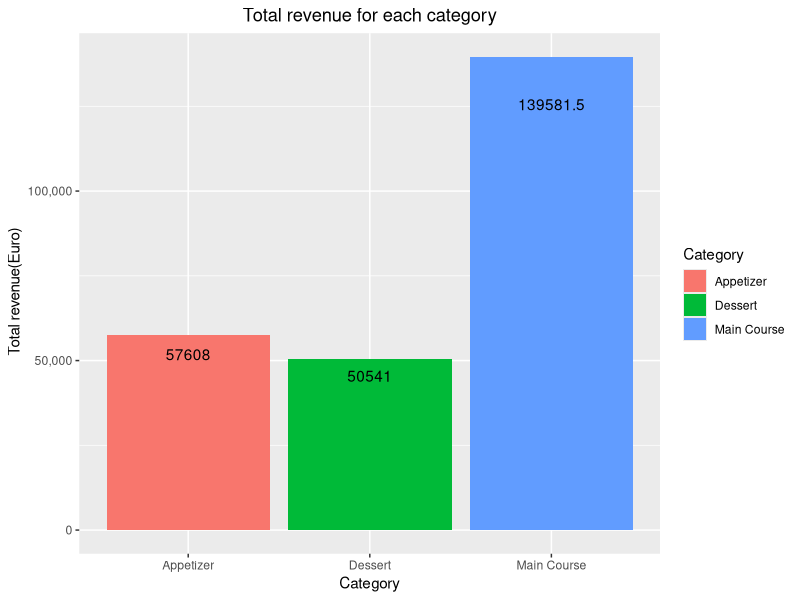
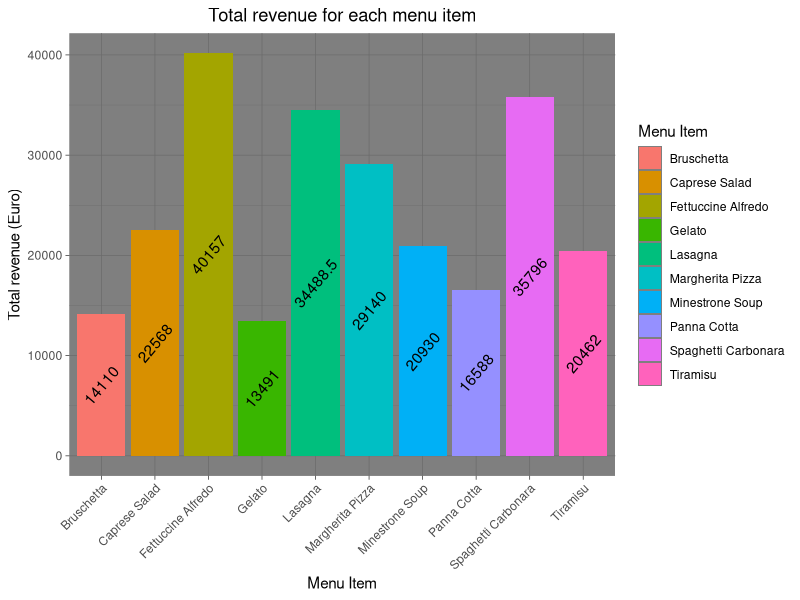
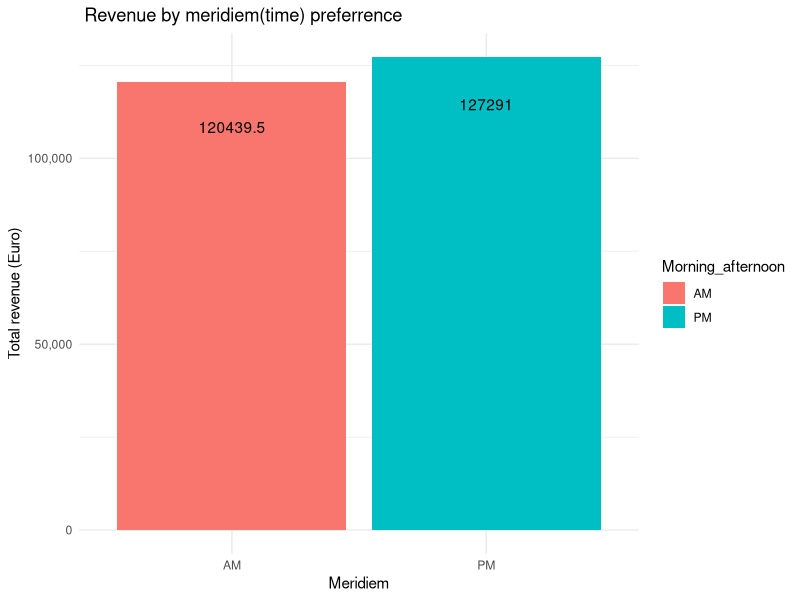
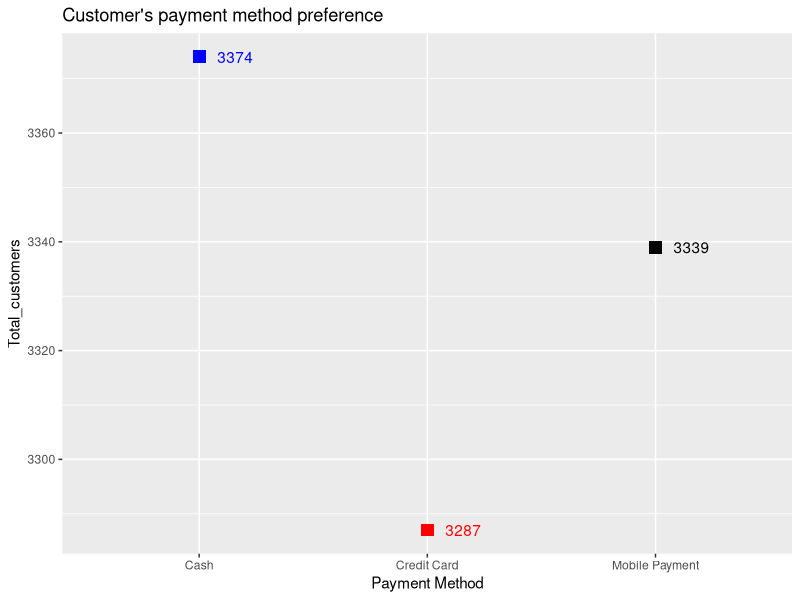
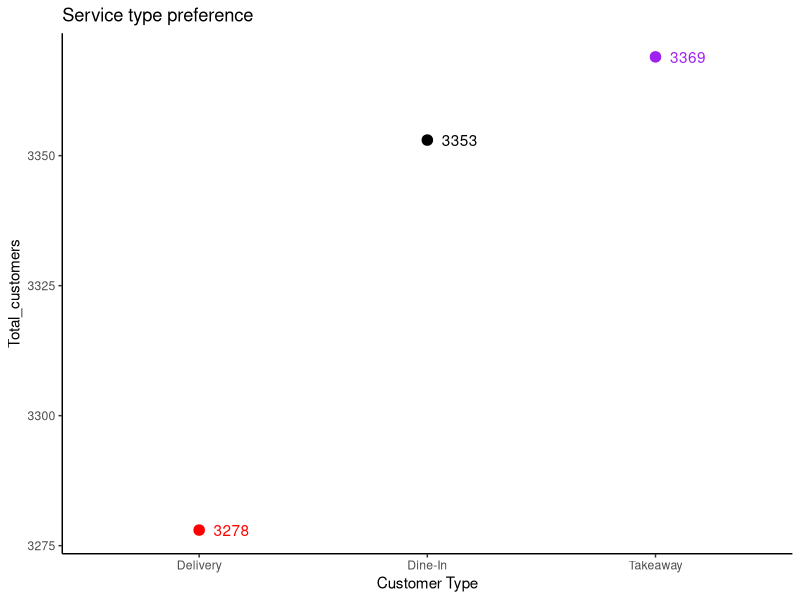
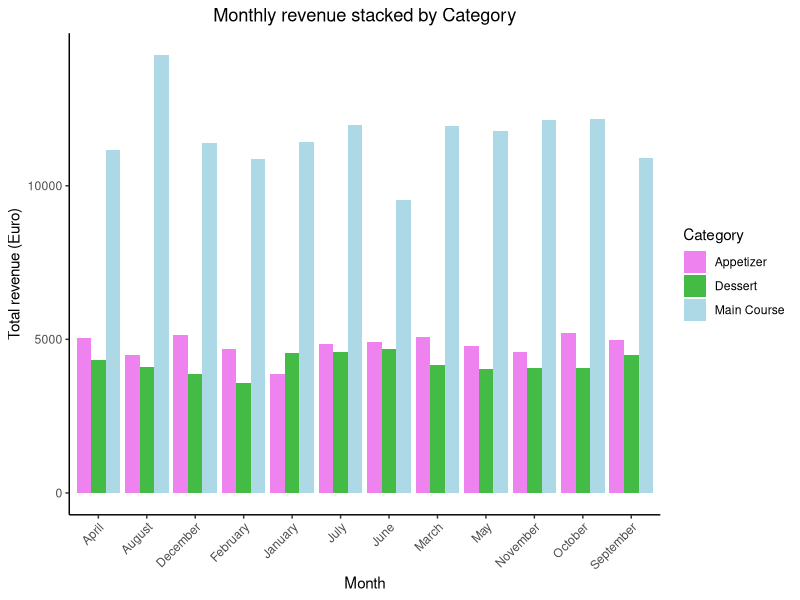
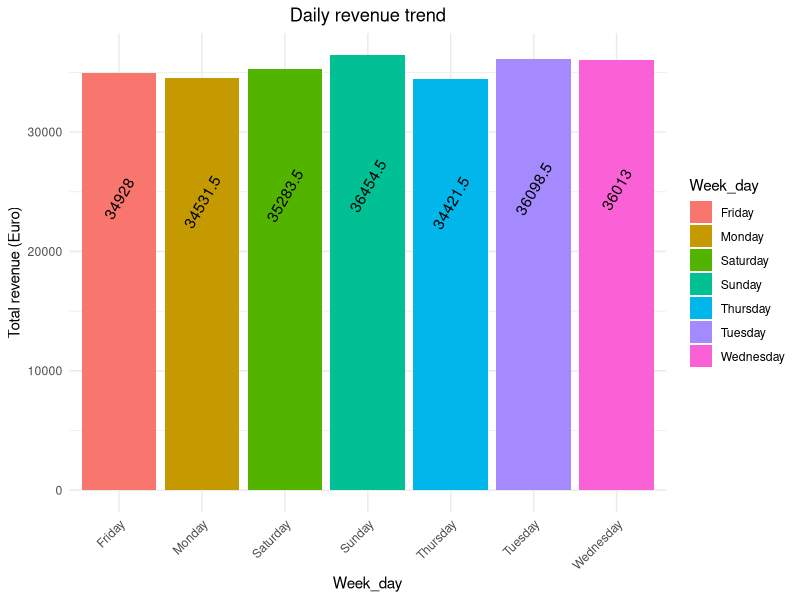

These charts were generated, in order, by the following R code:
## ---- chunk 1
knitr::opts_chunk$set(echo = TRUE)
## ---- chunk 2

library(readr)
library(tidyverse)
library(readxl)
library(sqldf)
library(stringr)
library(knitr)


data <-read_excel('Italian_resteurant_dataset.xlsx')

# Filtering data 

data$Date<-as.Date(data$Date)

data <-data %>%mutate(Morning_afternoon=str_extract(Time,'AM|PM'),Month=months.Date(Date),
                       Week_day=weekdays(Date))%>%select(-c(Date,Time))


mat <-matrix(0,nrow = 3,ncol = 2)
mat[,1]<-c('Price','Revenue','Quantity purchased')
mat[,2]<-c(mean(data$`Price (per item)`),mean(data$Revenue),mean(data$Quantity))
colnames(mat)<- c('-','Average')
kable(mat)
####
print('Total revenue for each Category')

revenue_by_category <- data %>% select(Category,`Price (per item)`,Revenue,Quantity) %>%
  group_by(Category) %>% summarise(Average_price=mean(`Price (per item)`),Total_customers=length(Category),
  Total_quantity=sum(Quantity) ,Total_revenue=sum(Revenue)) %>% arrange(desc(Total_revenue))
kable(revenue_by_category)

revenue_by_category %>% ggplot(aes(x=Category,y=Total_revenue)) + geom_bar(stat='Identity',
aes(fill = Category)) + scale_y_continuous(labels =scales::comma ) + 
  geom_text(aes(label = Total_revenue),position = position_stack(vjust=0.9)) + 
  labs(title = 'Total revenue for each category', y=' Total revenue(Euro)') + 
  theme(plot.title = element_text(hjust = 0.5))    

####
## ---- chunk 3

Revenue_per_category_by_menu_item <- data %>% select(Category,Quantity,`Menu Item`,Revenue)%>%
  group_by(Category,`Menu Item`) %>% summarise(Total_customers=length(`Menu Item`),                    Total_quantity=sum(Quantity),Total_Revenue=sum(Revenue))

kable(Revenue_per_category_by_menu_item)

Revenue_per_category_by_menu_item %>% ggplot(aes(x=`Menu Item`,y=Total_Revenue,fill = `Menu Item`)) +
  geom_bar(stat='Identity') +labs(title = 'Total revenue for each menu item',y= 'Total revenue (Euro)') + geom_text(aes(label=Total_Revenue),angle=50,position = position_stack(vjust=0.5)) +
  theme_dark()+theme(axis.text.x = element_text(angle = 45,hjust=1),
                     plot.title = element_text(hjust = 0.5))

####
## ---- chunk 4
customer_preferred_time <- data%>% select(Morning_afternoon,Revenue) %>%
  group_by(Morning_afternoon)%>%
summarise(Total_customers=length(Morning_afternoon),Revenue=sum(Revenue))

kable(customer_preferred_time)

customer_preferred_time %>% ggplot(aes(x=Morning_afternoon,y=Revenue,fill = Morning_afternoon)) +
  geom_bar(stat='Identity') + labs(title = ' Revenue by meridiem(time) preferrence ', 
  y='Total revenue (Euro)',x='Meridiem') + geom_text(aes(label = Revenue),
 position = position_stack(vjust=0.9)) + scale_y_continuous(labels = scales::comma) +theme_minimal()


#### 
## ---- chunk 5
payment_preference<- data%>% select(`Payment Method`) %>%group_by(`Payment Method`) %>%
  summarise(Total_customers=length(`Payment Method`)) %>% arrange(Total_customers)
kable(payment_preference)

payment_preference %>% ggplot(aes(x=`Payment Method`,y=Total_customers))+
  geom_point(col=c('red','black','blue'),size=4,shape=15)+
  labs( title = "Customer's payment method preference") +
  theme(plot.title = element_text(hjust=0.4))+theme_classic() +
  geom_text(aes(label = Total_customers),
            hjust=-0.5,col=c('red','black','blue'))+theme_gray()
####
## ---- chunk 6
customer_type<-data %>% select(`Customer Type`)%>%group_by(`Customer Type`) %>%
  summarise(Total_customers=length(`Customer Type`)) %>% 
  arrange(Total_customers)

kable(customer_type)

customer_type%>%ggplot(aes(x=`Customer Type`,y=Total_customers)) +
  geom_point(col=c('red','black','purple'),size=5,shape=20) +theme_classic() + 
  geom_text(aes(label = Total_customers),hjust=-0.4,col=c('red','black','purple'))+
  labs(title = "Service type preference")+theme(element_text(hjust = 0.5))

#### 
## ---- chunk 7
monthly_revenue <- data %>% select(Month,Revenue,Category) %>% group_by(Month,Category)%>%
  summarise(Total_revenue=sum(Revenue)) %>% 
  arrange(factor(Month,levels = c("January","February","March","April", "May" ,"June",
   "July", "August","September" ,"October","November","December" )))

kable(monthly_revenue%>%select(Month,Total_revenue) %>% group_by(Month) %>%
        summarise(Total_revenue=sum(Total_revenue)))

monthly_revenue %>% ggplot(aes(x=Month,y=Total_revenue,fill = Category))+
  geom_bar(stat = 'Identity',position = 'dodge') + labs(y='Total revenue (Euro)',
 title = 'Monthly revenue stacked by Category')+ 
  scale_fill_manual(values = c('Violet','#4B4','lightblue')) +
  theme_classic() +theme(axis.text.x=element_text(angle = 45,hjust = 1),
                         plot.title = element_text(hjust=0.5)) 

####
## ---- chunk 8
weekly_revenue <- data %>% select(Week_day,Revenue) %>% group_by(Week_day) %>%
  summarise(Total_revenue=sum(Revenue)) %>% arrange(factor(Week_day,
  levels = c("Monday" ,"Tuesday","Wednesday" ,"Thursday","Friday","Saturday","Sunday" )))

kable(weekly_revenue)

weekly_revenue %>% ggplot(aes(x=Week_day,y=Total_revenue,fill = Week_day))+ 
  geom_bar(stat = 'Identity') + theme_minimal() +labs(title = 'Daily revenue trend',
  y='Total revenue (Euro)')+ theme(plot.title = element_text(hjust = 0.5),
 axis.text.x=element_text(angle = 45,hjust = 1)) +
  geom_text(aes(label = Total_revenue),angle=60,position = position_stack(vjust=0.7))

####

## ---- chunk 9
